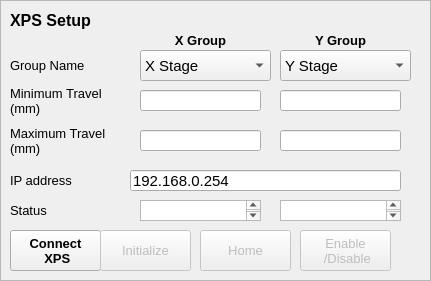
     <widget class="QFrame" name="frame_3">
      <property name="geometry">
       <rect>
        <x>30</x>
        <y>20</y>
        <width>431</width>
        <height>281</height>
       </rect>
      </property>
      <property name="font">
       <font>
        <pointsize>11</pointsize>
       </font>
      </property>
      <property name="frameShape">
       <enum>QFrame::StyledPanel</enum>
      </property>
      <property name="frameShadow">
       <enum>QFrame::Sunken</enum>
      </property>
      <widget class="QLabel" name="label_57">
       <property name="geometry">
        <rect>
         <x>10</x>
         <y>50</y>
         <width>101</width>
         <height>31</height>
        </rect>
       </property>
       <property name="font">
        <font>
         <pointsize>10</pointsize>
        </font>
       </property>
       <property name="text">
        <string>Group Name</string>
       </property>
      </widget>
      <widget class="QLabel" name="label_58">
       <property name="geometry">
        <rect>
         <x>10</x>
         <y>10</y>
         <width>381</width>
         <height>21</height>
        </rect>
       </property>
       <property name="font">
        <font>
         <pointsize>12</pointsize>
         <weight>75</weight>
         <bold>true</bold>
        </font>
       </property>
       <property name="autoFillBackground">
        <bool>false</bool>
       </property>
       <property name="text">
        <string>XPS Setup</string>
       </property>
       <property name="textFormat">
        <enum>Qt::AutoText</enum>
       </property>
       <property name="scaledContents">
        <bool>false</bool>
       </property>
       <property name="alignment">
        <set>Qt::AlignLeading|Qt::AlignLeft|Qt::AlignVCenter</set>
       </property>
       <property name="textInteractionFlags">
        <set>Qt::LinksAccessibleByMouse</set>
       </property>
      </widget>
      <widget class="QLabel" name="label_60">
       <property name="geometry">
        <rect>
         <x>280</x>
         <y>30</y>
         <width>121</width>
         <height>21</height>
        </rect>
       </property>
       <property name="font">
        <font>
         <pointsize>10</pointsize>
         <weight>75</weight>
         <bold>true</bold>
        </font>
       </property>
       <property name="text">
        <string>Y Group</string>
       </property>
       <property name="textFormat">
        <enum>Qt::AutoText</enum>
       </property>
       <property name="scaledContents">
        <bool>false</bool>
       </property>
       <property name="alignment">
        <set>Qt::AlignCenter</set>
       </property>
       <property name="textInteractionFlags">
        <set>Qt::LinksAccessibleByMouse</set>
       </property>
      </widget>
      <widget class="QComboBox" name="y_stage_select">
       <property name="geometry">
        <rect>
         <x>280</x>
         <y>50</y>
         <width>131</width>
         <height>31</height>
        </rect>
       </property>
       <property name="font">
        <font>
         <pointsize>11</pointsize>
        </font>
       </property>
       <property name="currentIndex">
        <number>0</number>
       </property>
       <item>
        <property name="text">
         <string>Y Stage</string>
        </property>
       </item>
       <item>
        <property name="text">
         <string>X Stage</string>
        </property>
       </item>
      </widget>
      <widget class="QLabel" name="label_61">
       <property name="geometry">
        <rect>
         <x>10</x>
         <y>80</y>
         <width>101</width>
         <height>41</height>
        </rect>
       </property>
       <property name="font">
        <font>
         <pointsize>10</pointsize>
        </font>
       </property>
       <property name="autoFillBackground">
        <bool>false</bool>
       </property>
       <property name="text">
        <string>Minimum Travel (mm)</string>
       </property>
       <property name="wordWrap">
        <bool>true</bool>
       </property>
      </widget>
      <widget class="QLineEdit" name="y_min_trav_ip">
       <property name="geometry">
        <rect>
         <x>280</x>
         <y>90</y>
         <width>121</width>
         <height>21</height>
        </rect>
       </property>
       <property name="font">
        <font>
         <pointsize>11</pointsize>
        </font>
       </property>
      </widget>
      <widget class="QLabel" name="label_62">
       <property name="geometry">
        <rect>
         <x>10</x>
         <y>120</y>
         <width>101</width>
         <height>41</height>
        </rect>
       </property>
       <property name="font">
        <font>
         <pointsize>10</pointsize>
        </font>
       </property>
       <property name="autoFillBackground">
        <bool>false</bool>
       </property>
       <property name="text">
        <string>Maximum Travel (mm)</string>
       </property>
       <property name="wordWrap">
        <bool>true</bool>
       </property>
      </widget>
      <widget class="QLineEdit" name="y_max_trav_ip">
       <property name="geometry">
        <rect>
         <x>280</x>
         <y>130</y>
         <width>121</width>
         <height>21</height>
        </rect>
       </property>
       <property name="font">
        <font>
         <pointsize>11</pointsize>
        </font>
       </property>
      </widget>
      <widget class="QLabel" name="label_63">
       <property name="geometry">
        <rect>
         <x>10</x>
         <y>170</y>
         <width>101</width>
         <height>21</height>
        </rect>
       </property>
       <property name="font">
        <font>
         <pointsize>10</pointsize>
        </font>
       </property>
       <property name="text">
        <string>IP address</string>
       </property>
      </widget>
      <widget class="QLineEdit" name="ip_address_ip">
       <property name="geometry">
        <rect>
         <x>130</x>
         <y>170</y>
         <width>271</width>
         <height>21</height>
        </rect>
       </property>
       <property name="font">
        <font>
         <pointsize>11</pointsize>
        </font>
       </property>
       <property name="text">
        <string>192.168.0.254</string>
       </property>
      </widget>
      <widget class="QLabel" name="label_64">
       <property name="geometry">
        <rect>
         <x>10</x>
         <y>200</y>
         <width>101</width>
         <height>21</height>
        </rect>
       </property>
       <property name="font">
        <font>
         <pointsize>10</pointsize>
        </font>
       </property>
       <property name="text">
        <string>Status</string>
       </property>
      </widget>
      <widget class="QPushButton" name="connect_xps_bt">
       <property name="geometry">
        <rect>
         <x>10</x>
         <y>230</y>
         <width>91</width>
         <height>41</height>
        </rect>
       </property>
       <property name="font">
        <font>
         <pointsize>10</pointsize>
         <weight>75</weight>
         <bold>true</bold>
        </font>
       </property>
       <property name="autoFillBackground">
        <bool>false</bool>
       </property>
       <property name="text">
        <string>Connect 
 XPS</string>
       </property>
      </widget>
      <widget class="QPushButton" name="init_xps_bt">
       <property name="enabled">
        <bool>false</bool>
       </property>
       <property name="geometry">
        <rect>
         <x>100</x>
         <y>230</y>
         <width>91</width>
         <height>41</height>
        </rect>
       </property>
       <property name="font">
        <font>
         <pointsize>10</pointsize>
        </font>
       </property>
       <property name="autoFillBackground">
        <bool>false</bool>
       </property>
       <property name="text">
        <string>Initialize</string>
       </property>
      </widget>
      <widget class="QPushButton" name="home_xps_bt">
       <property name="enabled">
        <bool>false</bool>
       </property>
       <property name="geometry">
        <rect>
         <x>200</x>
         <y>230</y>
         <width>91</width>
         <height>41</height>
        </rect>
       </property>
       <property name="font">
        <font>
         <pointsize>10</pointsize>
        </font>
       </property>
       <property name="text">
        <string>Home</string>
       </property>
      </widget>
      <widget class="QPushButton" name="enable_dis_xps_bt">
       <property name="enabled">
        <bool>false</bool>
       </property>
       <property name="geometry">
        <rect>
         <x>300</x>
         <y>230</y>
         <width>91</width>
         <height>41</height>
        </rect>
       </property>
       <property name="font">
        <font>
         <pointsize>10</pointsize>
        </font>
       </property>
       <property name="text">
        <string>Enable 
 /Disable</string>
       </property>
      </widget>
      <widget class="QTextBrowser" name="y_status">
       <property name="geometry">
        <rect>
         <x>280</x>
         <y>200</y>
         <width>121</width>
         <height>21</height>
        </rect>
       </property>
       <property name="font">
        <font>
         <pointsize>11</pointsize>
        </font>
       </property>
      </widget>
      <widget class="QLabel" name="label_67">
       <property name="geometry">
        <rect>
         <x>140</x>
         <y>30</y>
         <width>121</width>
         <height>21</height>
        </rect>
       </property>
       <property name="font">
        <font>
         <pointsize>10</pointsize>
         <weight>75</weight>
         <bold>true</bold>
        </font>
       </property>
       <property name="text">
        <string>X Group</string>
       </property>
       <property name="textFormat">
        <enum>Qt::AutoText</enum>
       </property>
       <property name="scaledContents">
        <bool>false</bool>
       </property>
       <property name="alignment">
        <set>Qt::AlignCenter</set>
       </property>
       <property name="textInteractionFlags">
        <set>Qt::LinksAccessibleByMouse</set>
       </property>
      </widget>
      <widget class="QComboBox" name="x_stage_select">
       <property name="geometry">
        <rect>
         <x>140</x>
         <y>50</y>
         <width>131</width>
         <height>31</height>
        </rect>
       </property>
       <property name="font">
        <font>
         <pointsize>11</pointsize>
        </font>
       </property>
       <property name="currentIndex">
        <number>0</number>
       </property>
       <item>
        <property name="text">
         <string>X Stage</string>
        </property>
       </item>
       <item>
        <property name="text">
         <string>Y Stage</string>
        </property>
       </item>
      </widget>
      <widget class="QLineEdit" name="x_max_trav_ip">
       <property name="geometry">
        <rect>
         <x>140</x>
         <y>130</y>
         <width>121</width>
         <height>21</height>
        </rect>
       </property>
       <property name="font">
        <font>
         <pointsize>11</pointsize>
        </font>
       </property>
      </widget>
      <widget class="QLineEdit" name="x_min_trav_ip">
       <property name="geometry">
        <rect>
         <x>140</x>
         <y>90</y>
         <width>121</width>
         <height>21</height>
        </rect>
       </property>
       <property name="font">
        <font>
         <pointsize>11</pointsize>
        </font>
       </property>
      </widget>
      <widget class="QTextBrowser" name="x_status">
       <property name="geometry">
        <rect>
         <x>140</x>
         <y>200</y>
         <width>121</width>
         <height>21</height>
        </rect>
       </property>
       <property name="font">
        <font>
         <pointsize>11</pointsize>
        </font>
       </property>
      </widget>
     </widget>
